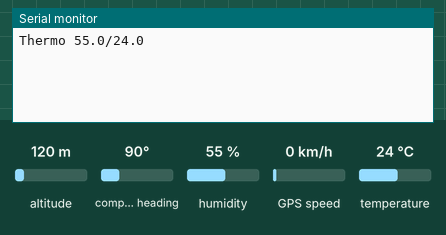
Recording of a sketch running on a simulated Arduino Uno, built with avr-gcc and run on an emulated ATmega328P. Shown: the last lines printed to the serial monitor. Inputs (shaded band) come from the test bench; at power-on: humidity 55 %, temperature 24 °C, altitude 120 m, compass heading 90°, GPS speed 0 km/h. The GPS gets a fix after 3 s at 37.7749, -122.4194 with 8 satellites.

Above: at 1.2 s.
1.3 s: humidity set to 22 %
At 2.9 s:
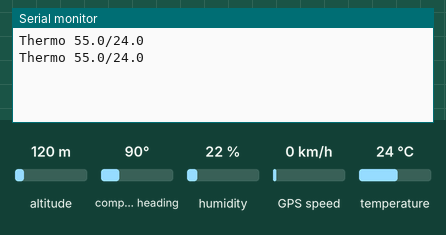
5.6 s: temperature set to 12 °C
At 6.9 s:
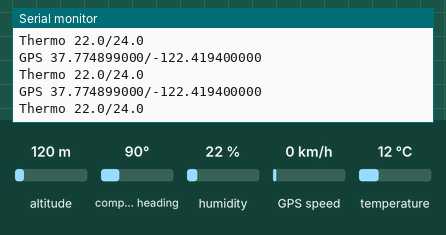
7.1 s: humidity set to 40 %
At 8.2 s:
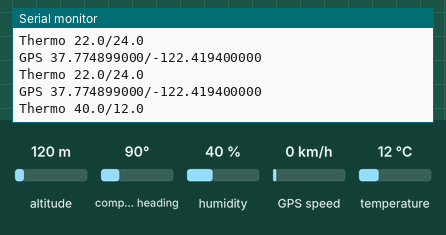
Timing chart, 0 to 10.1 s (numbered marks = the images above; inputs shaded):
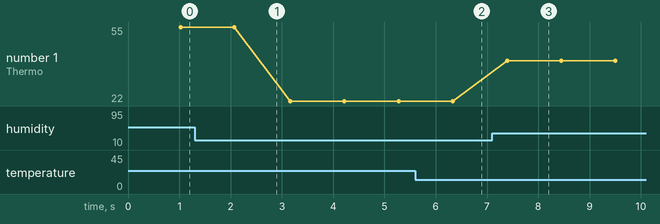

The sketch:

logismart_arduino.ino
```cpp
#include <SoftwareSerial.h>
#include <TinyGPS.h>
#include <DHT.h>

SoftwareSerial BTSerial = SoftwareSerial(8, 10); // TX, RX, VCC 3.3

TinyGPS tgps;
SoftwareSerial gps = SoftwareSerial (2, 3); // TX, RX

DHT thermo (4, DHT21); // TX yellow, GND black, VCC red

void setup() {

  Serial.begin(9600);

//  BLE
  BTSerial.begin(9600);

//  GPS
  gps.begin(9600);

//  Thermo
  thermo.begin();
}

void loop() {

  char gps_result[50] = "";
  char thermo_result[50] = "";

//  GPS
  bool newData = false;
  unsigned long chars;
  unsigned short sentences, failed;

  gps.listen();
  for (unsigned long start = millis(); millis() - start < 1000;)
  {
    while (gps.available())
    {
      char c = gps.read();
      if (tgps.encode(c)) // Did a new valid sentence come in?
        newData = true;
    }
  }

  if (newData)
  {
    float flat, flon;
    char temp[20];
    unsigned long age;
    tgps.f_get_position(&flat, &flon, &age);

    strcat(gps_result, "GPS ");

    // Check if any reads invalid value and exit early (to try again).
    if (flat == TinyGPS::GPS_INVALID_F_ANGLE || flon == TinyGPS::GPS_INVALID_F_ANGLE) {
      return;
    }
    dtostrf(flat, 3, 9, temp);
    strcat(gps_result, temp);

    strcat(gps_result, "/");

    dtostrf(flon, 3, 9, temp);
    strcat(gps_result, temp);
  }

//  Thermo
  float h = thermo.readHumidity();
  float t = thermo.readTemperature(); // Read temperature as Celsius (the default)
//  float f = thermo.readTemperature(true); // Read temperature as Fahrenheit (isFahrenheit = true)

  // Check if any reads failed and exit early (to try again).
  if (isnan(h) || isnan(t)) {
    return;
  }

//  float hif = thermo.computeHeatIndex(f, h); // Compute heat index in Fahrenheit (the default)
  // Compute heat index in Celsius (isFahreheit = false)
  float hic = thermo.computeHeatIndex(t, h, false);

  char tempt[15];

  strcat(thermo_result, "Thermo ");

  dtostrf(h, 2, 1, tempt);
  strcat(thermo_result, tempt);

  strcat(thermo_result, "/");

  dtostrf(t, 2, 1, tempt);
  strcat(thermo_result, tempt);

  BTSerial.println(gps_result);
  BTSerial.println(thermo_result);
  Serial.println(gps_result);
  Serial.println(thermo_result);
}
```

Measured:
- after the input at 7.1 s, the serial monitor: prints a new line after 0.29 s (image 3)
- plotted number 1: 55 → 22 after the input at 1.3 s, 22 → 40 after the input at 7.1 s
